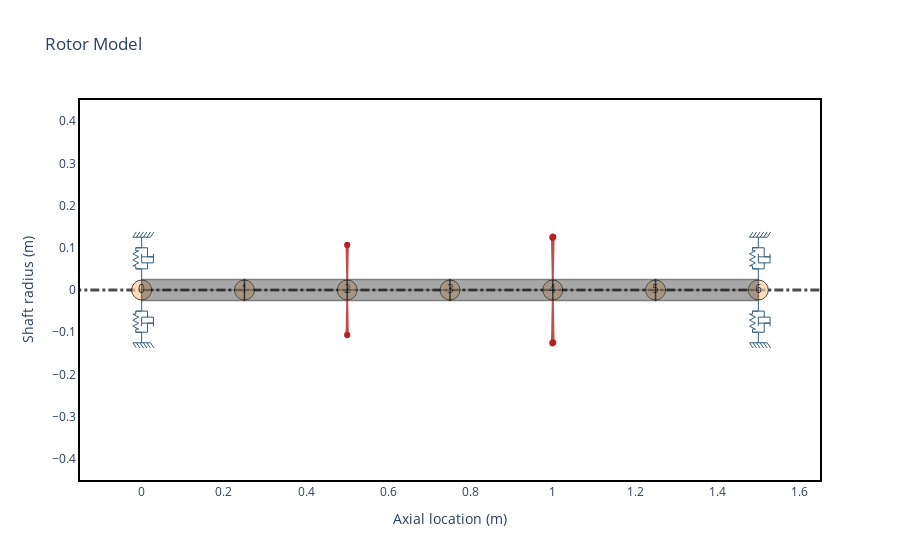

The notebook cell saved with this chart:
### Code cell
L = 0.25
N = 6
idl = 0
odl = 0.05

shaft = [rs.ShaftElement(L=L, idl=idl, odl=odl, material=steel) for i in range(N)]
bearings = [
    rs.BearingElement(n=0, kxx=1e6, kyy=0.2e6, cxx=0, scale_factor=2),
    rs.BearingElement(n=len(shaft), kxx=1e6, kyy=0.2e6, cxx=0, scale_factor=2),
]
disks = [
    rs.DiskElement.from_geometry(
        n=2, material=steel, width=0.07, i_d=odl, o_d=0.28, scale_factor="mass"
    ),
    rs.DiskElement.from_geometry(
        n=4, material=steel, width=0.07, i_d=odl, o_d=0.35, scale_factor="mass"
    ),
]

rotor = rs.Rotor(shaft_elements=shaft, disk_elements=disks, bearing_elements=bearings)
rotor.plot_rotor()

### Figure 1 — Plotly figure (JSON) as saved in the notebook; plotly's stock layout.template omitted (floating-point values rounded to 4 significant figures)
{"data": [{"hoverinfo": "none", "line": {"color": "black", "dash": "dashdot", "width": 3.0}, "mode": "lines", "opacity": 0.7, "showlegend": false, "type": "scatter", "x": [-0.3, 1.8], "y": [0, 0]}, {"hoverinfo": "none", "marker": {"color": "#ffcc99", "line": {"color": "black", "width": 1.0}, "opacity": 0.7, "size": 20}, "mode": "markers+text", "showlegend": false, "text": ["0", "1", "2", "3", "4", "5", "6"], "type": "scatter", "x": [0.0, 0.25, 0.5, 0.75, 1.0, 1.25, 1.5], "y": [0.0, 0.0, 0.0, 0.0, 0.0, 0.0, 0.0]}, {"customdata": [[0, 0.05, 0.0, 0.05, 0.0, 0.25, "steel"], [0, 0.05, 0.0, 0.05, 0.0, 0.25, "steel"], [0, 0.05, 0.0, 0.05, 0.0, 0.25, "steel"], [0, 0.05, 0.0, 0.05, 0.0, 0.25, "steel"], [0, 0.05, 0.0, 0.05, 0.0, 0.25, "steel"], [0, 0.05, 0.0, 0.05, 0.0, 0.25, "steel"], [0, 0.05, 0.0, 0.05, 0.0, 0.25, "steel"], [0, 0.05, 0.0, 0.05, 0.0, 0.25, "steel"], [0, 0.05, 0.0, 0.05, 0.0, 0.25, "steel"], [0, 0.05, 0.0, 0.05, 0.0, 0.25, "steel"]], "fill": "toself", "fillcolor": "#525252", "hoverinfo": "text", "hoverlabel": {"bgcolor": "#525252"}, "hoveron": "points+fills", "hovertemplate": "Element Number: 0<br>Left Outer Diameter: 0.05 m<br>Left Inner Diameter: 0.0 m<br>Right Outer Diameter: 0.05 m<br>Right Inner Diameter: 0.0 m<br>Element Length: 0.25 m<br>Material: steel<br>", "legendgroup": "Shaft", "line": {"color": "black", "width": 1.5}, "mode": "lines", "name": "ShaftElement 0", "opacity": 0.5, "showlegend": false, "text": "Element Number: 0<br>Left Outer Diameter: 0.05 m<br>Left Inner Diameter: 0.0 m<br>Right Outer Diameter: 0.05 m<br>Right Inner Diameter: 0.0 m<br>Element Length: 0.25 m<br>Material: steel<br>", "type": "scatter", "x": [0.0, 0.0, 0.25, 0.25, 0.0, 0.0, 0.0, 0.25, 0.25, 0.0], "y": [0.0, 0.025, 0.025, 0.0, 0.0, -0.0, -0.025, -0.025, -0.0, -0.0]}, {"customdata": [[1, 0.05, 0.0, 0.05, 0.0, 0.25, "steel"], [1, 0.05, 0.0, 0.05, 0.0, 0.25, "steel"], [1, 0.05, 0.0, 0.05, 0.0, 0.25, "steel"], [1, 0.05, 0.0, 0.05, 0.0, 0.25, "steel"], [1, 0.05, 0.0, 0.05, 0.0, 0.25, "steel"], [1, 0.05, 0.0, 0.05, 0.0, 0.25, "steel"], [1, 0.05, 0.0, 0.05, 0.0, 0.25, "steel"], [1, 0.05, 0.0, 0.05, 0.0, 0.25, "steel"], [1, 0.05, 0.0, 0.05, 0.0, 0.25, "steel"], [1, 0.05, 0.0, 0.05, 0.0, 0.25, "steel"]], "fill": "toself", "fillcolor": "#525252", "hoverinfo": "text", "hoverlabel": {"bgcolor": "#525252"}, "hoveron": "points+fills", "hovertemplate": "Element Number: 1<br>Left Outer Diameter: 0.05 m<br>Left Inner Diameter: 0.0 m<br>Right Outer Diameter: 0.05 m<br>Right Inner Diameter: 0.0 m<br>Element Length: 0.25 m<br>Material: steel<br>", "legendgroup": "Shaft", "line": {"color": "black", "width": 1.5}, "mode": "lines", "name": "ShaftElement 1", "opacity": 0.5, "showlegend": false, "text": "Element Number: 1<br>Left Outer Diameter: 0.05 m<br>Left Inner Diameter: 0.0 m<br>Right Outer Diameter: 0.05 m<br>Right Inner Diameter: 0.0 m<br>Element Length: 0.25 m<br>Material: steel<br>", "type": "scatter", "x": [0.25, 0.25, 0.5, 0.5, 0.25, 0.25, 0.25, 0.5, 0.5, 0.25], "y": [0.0, 0.025, 0.025, 0.0, 0.0, -0.0, -0.025, -0.025, -0.0, -0.0]}, {"customdata": [[2, 0.05, 0.0, 0.05, 0.0, 0.25, "steel"], [2, 0.05, 0.0, 0.05, 0.0, 0.25, "steel"], [2, 0.05, 0.0, 0.05, 0.0, 0.25, "steel"], [2, 0.05, 0.0, 0.05, 0.0, 0.25, "steel"], [2, 0.05, 0.0, 0.05, 0.0, 0.25, "steel"], [2, 0.05, 0.0, 0.05, 0.0, 0.25, "steel"], [2, 0.05, 0.0, 0.05, 0.0, 0.25, "steel"], [2, 0.05, 0.0, 0.05, 0.0, 0.25, "steel"], [2, 0.05, 0.0, 0.05, 0.0, 0.25, "steel"], [2, 0.05, 0.0, 0.05, 0.0, 0.25, "steel"]], "fill": "toself", "fillcolor": "#525252", "hoverinfo": "text", "hoverlabel": {"bgcolor": "#525252"}, "hoveron": "points+fills", "hovertemplate": "Element Number: 2<br>Left Outer Diameter: 0.05 m<br>Left Inner Diameter: 0.0 m<br>Right Outer Diameter: 0.05 m<br>Right Inner Diameter: 0.0 m<br>Element Length: 0.25 m<br>Material: steel<br>", "legendgroup": "Shaft", "line": {"color": "black", "width": 1.5}, "mode": "lines", "name": "ShaftElement 2", "opacity": 0.5, "showlegend": false, "text": "Element Number: 2<br>Left Outer Diameter: 0.05 m<br>Left Inner Diameter: 0.0 m<br>Right Outer Diameter: 0.05 m<br>Right Inner Diameter: 0.0 m<br>Element Length: 0.25 m<br>Material: steel<br>", "type": "scatter", "x": [0.5, 0.5, 0.75, 0.75, 0.5, 0.5, 0.5, 0.75, 0.75, 0.5], "y": [0.0, 0.025, 0.025, 0.0, 0.0, -0.0, -0.025, -0.025, -0.0, -0.0]}, {"customdata": [[3, 0.05, 0.0, 0.05, 0.0, 0.25, "steel"], [3, 0.05, 0.0, 0.05, 0.0, 0.25, "steel"], [3, 0.05, 0.0, 0.05, 0.0, 0.25, "steel"], [3, 0.05, 0.0, 0.05, 0.0, 0.25, "steel"], [3, 0.05, 0.0, 0.05, 0.0, 0.25, "steel"], [3, 0.05, 0.0, 0.05, 0.0, 0.25, "steel"], [3, 0.05, 0.0, 0.05, 0.0, 0.25, "steel"], [3, 0.05, 0.0, 0.05, 0.0, 0.25, "steel"], [3, 0.05, 0.0, 0.05, 0.0, 0.25, "steel"], [3, 0.05, 0.0, 0.05, 0.0, 0.25, "steel"]], "fill": "toself", "fillcolor": "#525252", "hoverinfo": "text", "hoverlabel": {"bgcolor": "#525252"}, "hoveron": "points+fills", "hovertemplate": "Element Number: 3<br>Left Outer Diameter: 0.05 m<br>Left Inner Diameter: 0.0 m<br>Right Outer Diameter: 0.05 m<br>Right Inner Diameter: 0.0 m<br>Element Length: 0.25 m<br>Material: steel<br>", "legendgroup": "Shaft", "line": {"color": "black", "width": 1.5}, "mode": "lines", "name": "ShaftElement 3", "opacity": 0.5, "showlegend": false, "text": "Element Number: 3<br>Left Outer Diameter: 0.05 m<br>Left Inner Diameter: 0.0 m<br>Right Outer Diameter: 0.05 m<br>Right Inner Diameter: 0.0 m<br>Element Length: 0.25 m<br>Material: steel<br>", "type": "scatter", "x": [0.75, 0.75, 1.0, 1.0, 0.75, 0.75, 0.75, 1.0, 1.0, 0.75], "y": [0.0, 0.025, 0.025, 0.0, 0.0, -0.0, -0.025, -0.025, -0.0, -0.0]}, {"customdata": [[4, 0.05, 0.0, 0.05, 0.0, 0.25, "steel"], [4, 0.05, 0.0, 0.05, 0.0, 0.25, "steel"], [4, 0.05, 0.0, 0.05, 0.0, 0.25, "steel"], [4, 0.05, 0.0, 0.05, 0.0, 0.25, "steel"], [4, 0.05, 0.0, 0.05, 0.0, 0.25, "steel"], [4, 0.05, 0.0, 0.05, 0.0, 0.25, "steel"], [4, 0.05, 0.0, 0.05, 0.0, 0.25, "steel"], [4, 0.05, 0.0, 0.05, 0.0, 0.25, "steel"], [4, 0.05, 0.0, 0.05, 0.0, 0.25, "steel"], [4, 0.05, 0.0, 0.05, 0.0, 0.25, "steel"]], "fill": "toself", "fillcolor": "#525252", "hoverinfo": "text", "hoverlabel": {"bgcolor": "#525252"}, "hoveron": "points+fills", "hovertemplate": "Element Number: 4<br>Left Outer Diameter: 0.05 m<br>Left Inner Diameter: 0.0 m<br>Right Outer Diameter: 0.05 m<br>Right Inner Diameter: 0.0 m<br>Element Length: 0.25 m<br>Material: steel<br>", "legendgroup": "Shaft", "line": {"color": "black", "width": 1.5}, "mode": "lines", "name": "ShaftElement 4", "opacity": 0.5, "showlegend": false, "text": "Element Number: 4<br>Left Outer Diameter: 0.05 m<br>Left Inner Diameter: 0.0 m<br>Right Outer Diameter: 0.05 m<br>Right Inner Diameter: 0.0 m<br>Element Length: 0.25 m<br>Material: steel<br>", "type": "scatter", "x": [1.0, 1.0, 1.25, 1.25, 1.0, 1.0, 1.0, 1.25, 1.25, 1.0], "y": [0.0, 0.025, 0.025, 0.0, 0.0, -0.0, -0.025, -0.025, -0.0, -0.0]}, {"customdata": [[5, 0.05, 0.0, 0.05, 0.0, 0.25, "steel"], [5, 0.05, 0.0, 0.05, 0.0, 0.25, "steel"], [5, 0.05, 0.0, 0.05, 0.0, 0.25, "steel"], [5, 0.05, 0.0, 0.05, 0.0, 0.25, "steel"], [5, 0.05, 0.0, 0.05, 0.0, 0.25, "steel"], [5, 0.05, 0.0, 0.05, 0.0, 0.25, "steel"], [5, 0.05, 0.0, 0.05, 0.0, 0.25, "steel"], [5, 0.05, 0.0, 0.05, 0.0, 0.25, "steel"], [5, 0.05, 0.0, 0.05, 0.0, 0.25, "steel"], [5, 0.05, 0.0, 0.05, 0.0, 0.25, "steel"]], "fill": "toself", "fillcolor": "#525252", "hoverinfo": "text", "hoverlabel": {"bgcolor": "#525252"}, "hoveron": "points+fills", "hovertemplate": "Element Number: 5<br>Left Outer Diameter: 0.05 m<br>Left Inner Diameter: 0.0 m<br>Right Outer Diameter: 0.05 m<br>Right Inner Diameter: 0.0 m<br>Element Length: 0.25 m<br>Material: steel<br>", "legendgroup": "Shaft", "line": {"color": "black", "width": 1.5}, "mode": "lines", "name": "ShaftElement 5", "opacity": 0.5, "showlegend": false, "text": "Element Number: 5<br>Left Outer Diameter: 0.05 m<br>Left Inner Diameter: 0.0 m<br>Right Outer Diameter: 0.05 m<br>Right Inner Diameter: 0.0 m<br>Element Length: 0.25 m<br>Material: steel<br>", "type": "scatter", "x": [1.25, 1.25, 1.5, 1.5, 1.25, 1.25, 1.25, 1.5, 1.5, 1.25], "y": [0.0, 0.025, 0.025, 0.0, 0.0, -0.0, -0.025, -0.025, -0.0, -0.0]}, {"customdata": [[2, 0.3296, 0.1781, 32.59], [2, 0.3296, 0.1781, 32.59], [2, 0.3296, 0.1781, 32.59], [2, 0.3296, 0.1781, 32.59], [2, 0.3296, 0.1781, 32.59], [2, 0.3296, 0.1781, 32.59], [2, 0.3296, 0.1781, 32.59], [2, 0.3296, 0.1781, 32.59], [2, 0.3296, 0.1781, 32.59]], "fill": "toself", "fillcolor": "Firebrick", "hoverinfo": "text", "hoverlabel": {"bgcolor": "Firebrick"}, "hoveron": "points+fills", "hovertemplate": "Disk Node: 2<br>Polar Inertia: 3.296e-01<br>Diametral Inertia: 1.781e-01<br>Disk mass: 32.590<br>", "legendgroup": "disks", "line": {"color": "Firebrick", "width": 2.0}, "mode": "lines", "name": "Disk 0", "opacity": 0.8, "showlegend": false, "text": "Disk Node: 2<br>Polar Inertia: 3.296e-01<br>Diametral Inertia: 1.781e-01<br>Disk mass: 32.590<br>", "type": "scatter", "x": [0.5, 0.5016, 0.4984, 0.5, null, 0.5, 0.5016, 0.4984, 0.5], "y": [0.025, 0.1066, 0.1066, 0.025, null, -0.025, -0.1066, -0.1066, -0.025]}, {"customdata": [[4, 0.8051, 0.4236, 51.53], [4, 0.8051, 0.4236, 51.53], [4, 0.8051, 0.4236, 51.53], [4, 0.8051, 0.4236, 51.53], [4, 0.8051, 0.4236, 51.53], [4, 0.8051, 0.4236, 51.53], [4, 0.8051, 0.4236, 51.53], [4, 0.8051, 0.4236, 51.53], [4, 0.8051, 0.4236, 51.53]], "fill": "toself", "fillcolor": "Firebrick", "hoverinfo": "text", "hoverlabel": {"bgcolor": "Firebrick"}, "hoveron": "points+fills", "hovertemplate": "Disk Node: 4<br>Polar Inertia: 8.051e-01<br>Diametral Inertia: 4.236e-01<br>Disk mass: 51.525<br>", "legendgroup": "disks", "line": {"color": "Firebrick", "width": 2.0}, "mode": "lines", "name": "Disk 1", "opacity": 0.8, "showlegend": false, "text": "Disk Node: 4<br>Polar Inertia: 8.051e-01<br>Diametral Inertia: 4.236e-01<br>Disk mass: 51.525<br>", "type": "scatter", "x": [1.0, 1.002, 0.998, 1.0, null, 1.0, 1.002, 0.998, 1.0], "y": [0.025, 0.125, 0.125, 0.025, null, -0.025, -0.125, -0.125, -0.025]}, {"hoverinfo": "none", "legendgroup": "bearings", "line": {"color": "#355d7a", "width": 1}, "mode": "lines", "name": "Bearing 0", "showlegend": false, "type": "scatter", "x": [0.0, 0.0, -0.01429, 0.01429], "y": [0.025, 0.05, 0.05, 0.05]}, {"hoverinfo": "none", "legendgroup": "bearings", "line": {"color": "#355d7a", "width": 1}, "mode": "lines", "name": "Bearing 0", "showlegend": false, "type": "scatter", "x": [0.0, 0.0, -0.01429, 0.01429], "y": [-0.025, -0.05, -0.05, -0.05]}, {"hoverinfo": "none", "legendgroup": "bearings", "line": {"color": "#355d7a", "width": 1}, "mode": "lines", "name": "Bearing 0", "showlegend": false, "type": "scatter", "x": [0.0, 0.0, -0.01429, 0.01429], "y": [0.125, 0.1, 0.1, 0.1]}, {"hoverinfo": "none", "legendgroup": "bearings", "line": {"color": "#355d7a", "width": 1}, "mode": "lines", "name": "Bearing 0", "showlegend": false, "type": "scatter", "x": [0.0, 0.0, -0.01429, 0.01429], "y": [-0.125, -0.1, -0.1, -0.1]}, {"hoverinfo": "none", "legendgroup": "bearings", "line": {"color": "#355d7a", "width": 1}, "mode": "lines", "name": "Bearing 0", "showlegend": false, "type": "scatter", "x": [-0.02143, 0.02143], "y": [0.125, 0.125]}, {"hoverinfo": "none", "legendgroup": "bearings", "line": {"color": "#355d7a", "width": 1}, "mode": "lines", "name": "Bearing 0", "showlegend": false, "type": "scatter", "x": [-0.02143, 0.02143], "y": [-0.125, -0.125]}, {"hoverinfo": "none", "legendgroup": "bearings", "line": {"color": "#355d7a", "width": 1}, "mode": "lines", "name": "Bearing 0", "showlegend": false, "type": "scatter", "x": [-0.02143, -0.01286], "y": [0.125, 0.1375]}, {"hoverinfo": "none", "legendgroup": "bearings", "line": {"color": "#355d7a", "width": 1}, "mode": "lines", "name": "Bearing 0", "showlegend": false, "type": "scatter", "x": [-0.02143, -0.01286], "y": [-0.125, -0.1375]}, {"hoverinfo": "none", "legendgroup": "bearings", "line": {"color": "#355d7a", "width": 1}, "mode": "lines", "name": "Bearing 0", "showlegend": false, "type": "scatter", "x": [-0.01286, -0.004286], "y": [0.125, 0.1375]}, {"hoverinfo": "none", "legendgroup": "bearings", "line": {"color": "#355d7a", "width": 1}, "mode": "lines", "name": "Bearing 0", "showlegend": false, "type": "scatter", "x": [-0.01286, -0.004286], "y": [-0.125, -0.1375]}, {"hoverinfo": "none", "legendgroup": "bearings", "line": {"color": "#355d7a", "width": 1}, "mode": "lines", "name": "Bearing 0", "showlegend": false, "type": "scatter", "x": [-0.004286, 0.004286], "y": [0.125, 0.1375]}, {"hoverinfo": "none", "legendgroup": "bearings", "line": {"color": "#355d7a", "width": 1}, "mode": "lines", "name": "Bearing 0", "showlegend": false, "type": "scatter", "x": [-0.004286, 0.004286], "y": [-0.125, -0.1375]}, {"hoverinfo": "none", "legendgroup": "bearings", "line": {"color": "#355d7a", "width": 1}, "mode": "lines", "name": "Bearing 0", "showlegend": false, "type": "scatter", "x": [0.004286, 0.01286], "y": [0.125, 0.1375]}, {"hoverinfo": "none", "legendgroup": "bearings", "line": {"color": "#355d7a", "width": 1}, "mode": "lines", "name": "Bearing 0", "showlegend": false, "type": "scatter", "x": [0.004286, 0.01286], "y": [-0.125, -0.1375]}, {"hoverinfo": "none", "legendgroup": "bearings", "line": {"color": "#355d7a", "width": 1}, "mode": "lines", "name": "Bearing 0", "showlegend": false, "type": "scatter", "x": [0.01286, 0.02143], "y": [0.125, 0.1375]}, {"hoverinfo": "none", "legendgroup": "bearings", "line": {"color": "#355d7a", "width": 1}, "mode": "lines", "name": "Bearing 0", "showlegend": false, "type": "scatter", "x": [0.01286, 0.02143], "y": [-0.125, -0.1375]}, {"hoverinfo": "none", "legendgroup": "bearings", "line": {"color": "#355d7a", "width": 1}, "mode": "lines", "name": "Bearing 0", "showlegend": false, "type": "scatter", "x": [0.02143, 0.03], "y": [0.125, 0.1375]}, {"hoverinfo": "none", "legendgroup": "bearings", "line": {"color": "#355d7a", "width": 1}, "mode": "lines", "name": "Bearing 0", "showlegend": false, "type": "scatter", "x": [0.02143, 0.03], "y": [-0.125, -0.1375]}, {"hoverinfo": "none", "legendgroup": "bearings", "line": {"color": "#355d7a", "width": 1}, "mode": "lines", "name": "Bearing 0", "showlegend": false, "type": "scatter", "x": [-0.01429, -0.01429, -0.02143, -0.007143, -0.02143, -0.007143, -0.02143, -0.007143, -0.01429, -0.01429], "y": [0.05, 0.05714, 0.05714, 0.06429, 0.07143, 0.07857, 0.08571, 0.09286, 0.09286, 0.1]}, {"hoverinfo": "none", "legendgroup": "bearings", "line": {"color": "#355d7a", "width": 1}, "mode": "lines", "name": "Bearing 0", "showlegend": false, "type": "scatter", "x": [-0.01429, -0.01429, -0.02143, -0.007143, -0.02143, -0.007143, -0.02143, -0.007143, -0.01429, -0.01429], "y": [-0.05, -0.05714, -0.05714, -0.06429, -0.07143, -0.07857, -0.08571, -0.09286, -0.09286, -0.1]}, {"hoverinfo": "none", "legendgroup": "bearings", "line": {"color": "#355d7a", "width": 1}, "mode": "lines", "name": "Bearing 0", "showlegend": false, "type": "scatter", "x": [0.01429, 0.01429], "y": [0.05, 0.06429]}, {"hoverinfo": "none", "legendgroup": "bearings", "line": {"color": "#355d7a", "width": 1}, "mode": "lines", "name": "Bearing 0", "showlegend": false, "type": "scatter", "x": [0.01429, 0.01429], "y": [-0.05, -0.06429]}, {"hoverinfo": "none", "legendgroup": "bearings", "line": {"color": "#355d7a", "width": 1}, "mode": "lines", "name": "Bearing 0", "showlegend": false, "type": "scatter", "x": [0.0, 0.0, 0.02857, 0.02857], "y": [0.08571, 0.06429, 0.06429, 0.08571]}, {"hoverinfo": "none", "legendgroup": "bearings", "line": {"color": "#355d7a", "width": 1}, "mode": "lines", "name": "Bearing 0", "showlegend": false, "type": "scatter", "x": [0.0, 0.0, 0.02857, 0.02857], "y": [-0.08571, -0.06429, -0.06429, -0.08571]}, {"hoverinfo": "none", "legendgroup": "bearings", "line": {"color": "#355d7a", "width": 1}, "mode": "lines", "name": "Bearing 0", "showlegend": false, "type": "scatter", "x": [0.0, 0.02857, 0.01429, 0.01429], "y": [0.07857, 0.07857, 0.07857, 0.1]}, {"hoverinfo": "none", "legendgroup": "bearings", "line": {"color": "#355d7a", "width": 1}, "mode": "lines", "name": "Bearing 0", "showlegend": false, "type": "scatter", "x": [0.0, 0.02857, 0.01429, 0.01429], "y": [-0.07857, -0.07857, -0.07857, -0.1]}, {"hoverinfo": "none", "legendgroup": "bearings", "line": {"color": "#355d7a", "width": 1}, "mode": "lines", "name": "Bearing 1", "showlegend": false, "type": "scatter", "x": [1.5, 1.5, 1.486, 1.514], "y": [0.025, 0.05, 0.05, 0.05]}, {"hoverinfo": "none", "legendgroup": "bearings", "line": {"color": "#355d7a", "width": 1}, "mode": "lines", "name": "Bearing 1", "showlegend": false, "type": "scatter", "x": [1.5, 1.5, 1.486, 1.514], "y": [-0.025, -0.05, -0.05, -0.05]}, {"hoverinfo": "none", "legendgroup": "bearings", "line": {"color": "#355d7a", "width": 1}, "mode": "lines", "name": "Bearing 1", "showlegend": false, "type": "scatter", "x": [1.5, 1.5, 1.486, 1.514], "y": [0.125, 0.1, 0.1, 0.1]}, {"hoverinfo": "none", "legendgroup": "bearings", "line": {"color": "#355d7a", "width": 1}, "mode": "lines", "name": "Bearing 1", "showlegend": false, "type": "scatter", "x": [1.5, 1.5, 1.486, 1.514], "y": [-0.125, -0.1, -0.1, -0.1]}, {"hoverinfo": "none", "legendgroup": "bearings", "line": {"color": "#355d7a", "width": 1}, "mode": "lines", "name": "Bearing 1", "showlegend": false, "type": "scatter", "x": [1.479, 1.521], "y": [0.125, 0.125]}, {"hoverinfo": "none", "legendgroup": "bearings", "line": {"color": "#355d7a", "width": 1}, "mode": "lines", "name": "Bearing 1", "showlegend": false, "type": "scatter", "x": [1.479, 1.521], "y": [-0.125, -0.125]}, {"hoverinfo": "none", "legendgroup": "bearings", "line": {"color": "#355d7a", "width": 1}, "mode": "lines", "name": "Bearing 1", "showlegend": false, "type": "scatter", "x": [1.479, 1.487], "y": [0.125, 0.1375]}, {"hoverinfo": "none", "legendgroup": "bearings", "line": {"color": "#355d7a", "width": 1}, "mode": "lines", "name": "Bearing 1", "showlegend": false, "type": "scatter", "x": [1.479, 1.487], "y": [-0.125, -0.1375]}, {"hoverinfo": "none", "legendgroup": "bearings", "line": {"color": "#355d7a", "width": 1}, "mode": "lines", "name": "Bearing 1", "showlegend": false, "type": "scatter", "x": [1.487, 1.496], "y": [0.125, 0.1375]}, {"hoverinfo": "none", "legendgroup": "bearings", "line": {"color": "#355d7a", "width": 1}, "mode": "lines", "name": "Bearing 1", "showlegend": false, "type": "scatter", "x": [1.487, 1.496], "y": [-0.125, -0.1375]}, {"hoverinfo": "none", "legendgroup": "bearings", "line": {"color": "#355d7a", "width": 1}, "mode": "lines", "name": "Bearing 1", "showlegend": false, "type": "scatter", "x": [1.496, 1.504], "y": [0.125, 0.1375]}, {"hoverinfo": "none", "legendgroup": "bearings", "line": {"color": "#355d7a", "width": 1}, "mode": "lines", "name": "Bearing 1", "showlegend": false, "type": "scatter", "x": [1.496, 1.504], "y": [-0.125, -0.1375]}, {"hoverinfo": "none", "legendgroup": "bearings", "line": {"color": "#355d7a", "width": 1}, "mode": "lines", "name": "Bearing 1", "showlegend": false, "type": "scatter", "x": [1.504, 1.513], "y": [0.125, 0.1375]}, {"hoverinfo": "none", "legendgroup": "bearings", "line": {"color": "#355d7a", "width": 1}, "mode": "lines", "name": "Bearing 1", "showlegend": false, "type": "scatter", "x": [1.504, 1.513], "y": [-0.125, -0.1375]}, {"hoverinfo": "none", "legendgroup": "bearings", "line": {"color": "#355d7a", "width": 1}, "mode": "lines", "name": "Bearing 1", "showlegend": false, "type": "scatter", "x": [1.513, 1.521], "y": [0.125, 0.1375]}, {"hoverinfo": "none", "legendgroup": "bearings", "line": {"color": "#355d7a", "width": 1}, "mode": "lines", "name": "Bearing 1", "showlegend": false, "type": "scatter", "x": [1.513, 1.521], "y": [-0.125, -0.1375]}, {"hoverinfo": "none", "legendgroup": "bearings", "line": {"color": "#355d7a", "width": 1}, "mode": "lines", "name": "Bearing 1", "showlegend": false, "type": "scatter", "x": [1.521, 1.53], "y": [0.125, 0.1375]}, {"hoverinfo": "none", "legendgroup": "bearings", "line": {"color": "#355d7a", "width": 1}, "mode": "lines", "name": "Bearing 1", "showlegend": false, "type": "scatter", "x": [1.521, 1.53], "y": [-0.125, -0.1375]}, {"hoverinfo": "none", "legendgroup": "bearings", "line": {"color": "#355d7a", "width": 1}, "mode": "lines", "name": "Bearing 1", "showlegend": false, "type": "scatter", "x": [1.486, 1.486, 1.479, 1.493, 1.479, 1.493, 1.479, 1.493, 1.486, 1.486], "y": [0.05, 0.05714, 0.05714, 0.06429, 0.07143, 0.07857, 0.08571, 0.09286, 0.09286, 0.1]}, {"hoverinfo": "none", "legendgroup": "bearings", "line": {"color": "#355d7a", "width": 1}, "mode": "lines", "name": "Bearing 1", "showlegend": false, "type": "scatter", "x": [1.486, 1.486, 1.479, 1.493, 1.479, 1.493, 1.479, 1.493, 1.486, 1.486], "y": [-0.05, -0.05714, -0.05714, -0.06429, -0.07143, -0.07857, -0.08571, -0.09286, -0.09286, -0.1]}, {"hoverinfo": "none", "legendgroup": "bearings", "line": {"color": "#355d7a", "width": 1}, "mode": "lines", "name": "Bearing 1", "showlegend": false, "type": "scatter", "x": [1.514, 1.514], "y": [0.05, 0.06429]}, {"hoverinfo": "none", "legendgroup": "bearings", "line": {"color": "#355d7a", "width": 1}, "mode": "lines", "name": "Bearing 1", "showlegend": false, "type": "scatter", "x": [1.514, 1.514], "y": [-0.05, -0.06429]}, {"hoverinfo": "none", "legendgroup": "bearings", "line": {"color": "#355d7a", "width": 1}, "mode": "lines", "name": "Bearing 1", "showlegend": false, "type": "scatter", "x": [1.5, 1.5, 1.529, 1.529], "y": [0.08571, 0.06429, 0.06429, 0.08571]}, {"hoverinfo": "none", "legendgroup": "bearings", "line": {"color": "#355d7a", "width": 1}, "mode": "lines", "name": "Bearing 1", "showlegend": false, "type": "scatter", "x": [1.5, 1.5, 1.529, 1.529], "y": [-0.08571, -0.06429, -0.06429, -0.08571]}, {"hoverinfo": "none", "legendgroup": "bearings", "line": {"color": "#355d7a", "width": 1}, "mode": "lines", "name": "Bearing 1", "showlegend": false, "type": "scatter", "x": [1.5, 1.529, 1.514, 1.514], "y": [0.07857, 0.07857, 0.07857, 0.1]}, {"hoverinfo": "none", "legendgroup": "bearings", "line": {"color": "#355d7a", "width": 1}, "mode": "lines", "name": "Bearing 1", "showlegend": false, "type": "scatter", "x": [1.5, 1.529, 1.514, 1.514], "y": [-0.07857, -0.07857, -0.07857, -0.1]}], "layout": {"shapes": [{"fillcolor": "Firebrick", "line": {"color": "Firebrick"}, "type": "circle", "x0": 0.4949, "x1": 0.5051, "xref": "x", "y0": 0.1015, "y1": 0.1117, "yref": "y"}, {"fillcolor": "Firebrick", "line": {"color": "Firebrick"}, "type": "circle", "x0": 0.4949, "x1": 0.5051, "xref": "x", "y0": -0.1117, "y1": -0.1015, "yref": "y"}, {"fillcolor": "Firebrick", "line": {"color": "Firebrick"}, "type": "circle", "x0": 0.9938, "x1": 1.006, "xref": "x", "y0": 0.1187, "y1": 0.1313, "yref": "y"}, {"fillcolor": "Firebrick", "line": {"color": "Firebrick"}, "type": "circle", "x0": 0.9938, "x1": 1.006, "xref": "x", "y0": -0.1313, "y1": -0.1187, "yref": "y"}], "title": {"text": "Rotor Model"}, "xaxis": {"mirror": true, "range": [-0.15, 1.65], "showgrid": false, "title": {"text": "Axial location (m)"}}, "yaxis": {"mirror": true, "range": [-0.45, 0.45], "showgrid": false, "title": {"text": "Shaft radius (m)"}}}}
